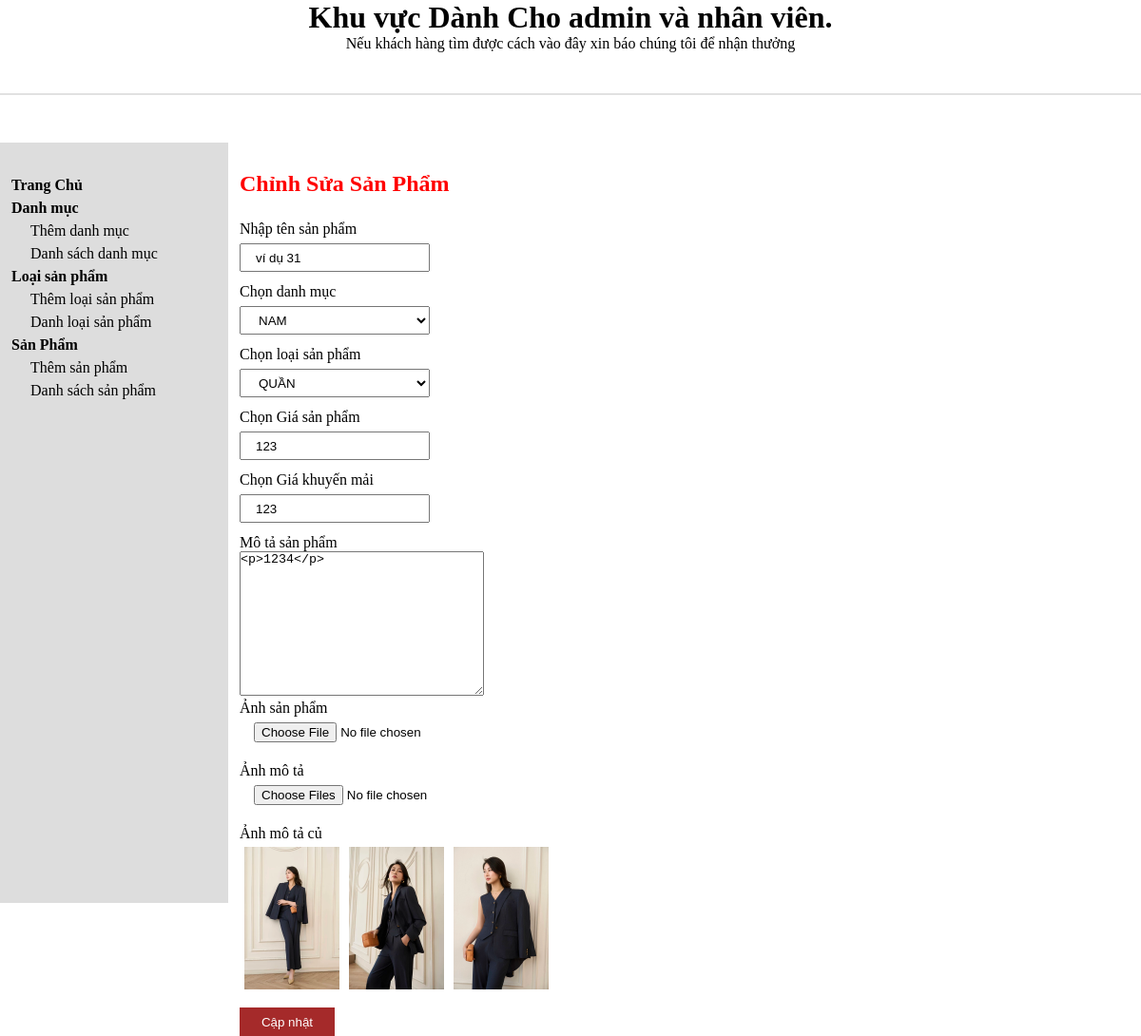
/WebThoiTrang/admin/productedit.php?product_id=3, run on the app's committed database.
### tables this page shows
CREATE TABLE `tbl_product` (
  `product_id` int(11) NOT NULL,
  `product_name` varchar(255) NOT NULL,
  `cartegory_id` int(11) NOT NULL,
  `brand_id` int(11) NOT NULL,
  `product_price` varchar(255) NOT NULL,
  `product_price_new` varchar(255) NOT NULL,
  `product_desc` varchar(5000) NOT NULL,
  `product_img` varchar(255) NOT NULL
);

CREATE TABLE `tbl_cartegory` (
  `cartegory_id` int(11) NOT NULL,
  `cartegory_name` varchar(255) NOT NULL
);

CREATE TABLE `tbl_brand` (
  `brand_id` int(11) NOT NULL,
  `cartegory_id` int(11) NOT NULL,
  `brand_name` varchar(255) NOT NULL
);

CREATE TABLE `tbl_product_img_desc` (
  `product_id` int(11) NOT NULL,
  `product_img_desc` varchar(255) NOT NULL
);

### WebThoiTrang/admin/database.php (called while the page is built, shortened)
<?php
if (!class_exists('Database')) {
class Database{
    public $host   = DB_HOST;
    public $user   = DB_USER;
    public $pass   = DB_PASS;
    public $dbname = DB_NAME;
    public $link;
private function connectDB(){
    $this->link = new mysqli($this->host, $this->user, $this->pass,
    $this->dbname);
}
public function select($query){
    $result = $this->link->query($query) or
    die($this->link->error.__line__);
    if($result->num_rows > 0){
        return $result;
    }else{
        return false;
    }
}
}
}
?>

### WebThoiTrang/admin/class/product_class.php (called while the page is built, shortened)
<?php
include dirname(__DIR__) . "/database.php";
?>
<?php
class product {
    public $db;
    public function __construct(){
        $this -> db = new Database();
    }
    public function show_cartegory(){
        $query = "SELECT * FROM tbl_cartegory ORDER BY cartegory_id DESC";
        $result = $this ->db->select($query);
        return $result;
    }
    public function show_brand(){
        $query = "SELECT tbl_brand.*, tbl_cartegory.cartegory_name
        FROM tbl_brand INNER JOIN tbl_cartegory ON tbl_brand.cartegory_id = tbl_cartegory.cartegory_id
        ORDER BY tbl_brand.brand_id DESC";
        $result = $this ->db->select($query);
        return $result;
    }
    public function get_product($product_id) {
        $query = "SELECT * FROM tbl_product WHERE product_id = '$product_id'";
        $result = $this->db->select($query);
        return $result;
    }
    public function get_product_img_desc($product_id) {
        $query = "SELECT * FROM tbl_product_img_desc WHERE product_id = '$product_id'";
        return $this->db->select($query);
    }
}
?>

### WebThoiTrang/admin/productedit.php (the view, shortened to what this page needs)
<?php
include "header.php";
include "slider.php";
include "class/product_class.php";
$product = new product;
if (isset($_GET['product_id'])) {
    $product_id = $_GET['product_id'];
    $get_product = $product->get_product($product_id);
    if ($get_product) {
        $resultA = $get_product->fetch_assoc();
    }
}
?>
<div class="admin-content-right">
    <div class="admin-content-right-product-add">
        <h1>Chỉnh Sửa Sản Phẩm</h1>
        <form action="" method="POST" enctype="multipart/form-data">
            <label for="">Nhập tên sản phẩm</label>
            <input name="product_name" required type="text" value="<?php echo $resultA['product_name']; ?>" placeholder="Nhập tên sản phẩm">
            <label for="">Chọn danh mục</label>
            <select name="cartegory_id" id="cartegory_id">
                <?php
                $show_cartegory = $product->show_cartegory();
                if ($show_cartegory) {
                    while ($result = $show_cartegory->fetch_assoc()) {
                        ?>
                        <option value="<?php echo $result['cartegory_id']; ?>" <?php if ($resultA['cartegory_id'] == $result['cartegory_id']) { echo "selected"; } ?>>
                            <?php echo $result['cartegory_name']; ?>
                        </option>
                    <?php }} ?>
            </select>
            <label for="">Chọn loại sản phẩm</label>
            <select name="brand_id" id="brand_id">
                <?php
               $show_brand = $product->show_brand();
                if ($show_brand) {
             while ($result = $show_brand->fetch_assoc()) {
            ?>
            <option value="<?php echo $result['brand_id']; ?>" <?php if ($resultA['brand_id'] == $result['brand_id']) { echo "selected"; } ?>>
                <?php echo $result['brand_name']; ?>
            </option>
        <?php }} ?>
            </select>
            <label for="">Chọn Giá sản phẩm</label>
            <input name="product_price" required type="text" value="<?php echo $resultA['product_price']; ?>" placeholder="Giá sản phẩm">
            <label for="">Chọn Giá khuyến mải</label>
            <input name="product_price_new" required type="text" value="<?php echo $resultA['product_price_new']; ?>" placeholder="Giá khuyến mải">
            <label for="">Mô tả sản phẩm</label>
            <div class="editor-container">
                <textarea name="product_desc" id="editor1" cols="30" rows="10" required><?php echo $resultA['product_desc']; ?></textarea>
            </div>
            <label for="">Ảnh sản phẩm</label>
            <input name="product_img" type="file">
            <label for="">Ảnh mô tả</label>
            <input name="product_img_desc[]" multiple type="file">
            <label for="">Ảnh mô tả củ</label>
            <div>
            <?php
             $get_img_desc = $product->get_product_img_desc($product_id);
            if ($get_img_desc) {
            while ($img = $get_img_desc->fetch_assoc()) {
            echo '<img src="uploads/' . $img['product_img_desc'] . '" alt="" style="width: 100px; height: auto; margin: 5px;">';
            }
            }
            ?>
            </div>
            <button type="submit">Cập nhật</button>
        </form>
    </div>
</div>
</section>
</body>
</html>

### WebThoiTrang/admin/admin-style.css (style rules this page uses)
* { margin: 0; padding: 0; box-sizing: border-box; color: black; outline: none; }
.admin-content-right { width: 80%; padding: 30px 0 0 12px; }
.admin-content-right-product-add h1 { margin-bottom: 25px; color: red; }
.admin-content-right-product-add input, select { width: 200px; height: 30px; display: block; margin: 6px 0 12px; padding-left: 15px;; }
.editor-container { width: 600px; overflow: hidden; }
.admin-content-right-product-add button { display: block; margin-top: 10px; height: 30px; width: 100px; cursor: pointer; background-color: brown; border: none; color: white; }

### data on the page
tbl_product: product_name "ví dụ 31", cartegory_id "NAM", brand_id "QUẦN", product_price "123", product_price_new "123", product_desc "<p>1234</p>"
tbl_product_img_desc: product_img_desc (picture)
tbl_product_img_desc: product_img_desc (picture)
tbl_product_img_desc: product_img_desc (picture)
